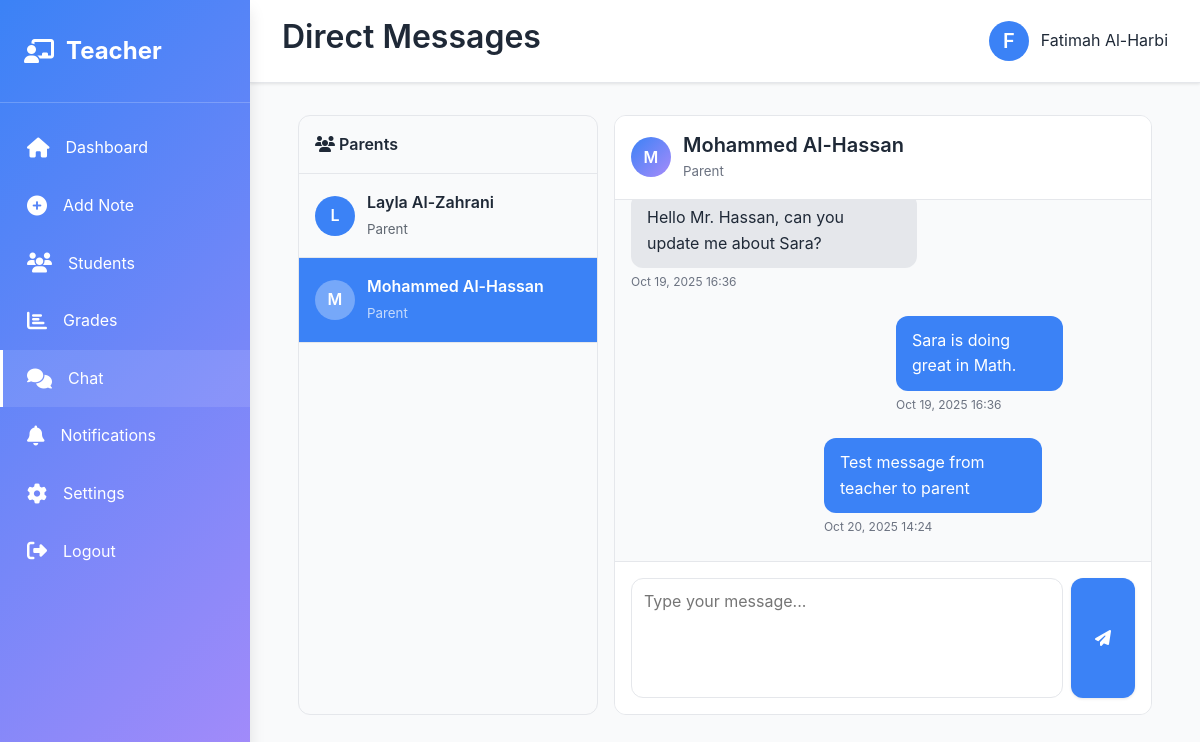
The app's page /teacher/chat.php?contact_id=6 (signed in) with its own data.
### tables this page shows
CREATE TABLE `users` (
  `id` int(11) NOT NULL,
  `username` varchar(100) NOT NULL,
  `password` varchar(255) NOT NULL,
  `email` varchar(100) NOT NULL,
  `full_name` varchar(150) NOT NULL,
  `role` enum('admin','teacher','counselor','parent','student') NOT NULL,
  `phone` varchar(20) DEFAULT NULL,
  `profile_picture` varchar(255) DEFAULT NULL,
  `created_at` timestamp NOT NULL DEFAULT current_timestamp(),
  `updated_at` timestamp NOT NULL DEFAULT current_timestamp() ON UPDATE current_timestamp(),
  `is_active` tinyint(4) DEFAULT 1
);

CREATE TABLE `messages` (
  `id` int(11) NOT NULL,
  `sender_id` int(11) NOT NULL,
  `receiver_id` int(11) NOT NULL,
  `message` text NOT NULL,
  `attachment_path` varchar(255) DEFAULT NULL,
  `is_read` tinyint(4) DEFAULT 0,
  `created_at` timestamp NOT NULL DEFAULT current_timestamp()
);

### includes/functions.php (called while the page is built, shortened)
<?php
function formatDateTime($datetime) {
    return date('M d, Y H:i', strtotime($datetime));
}
?>

### teacher/chat.php (the view, shortened to what this page needs)
<?php
require_once '../includes/db_config.php';
require_once '../includes/functions.php';
$user_id = $_SESSION['user_id'];
$full_name = $_SESSION['full_name'];
$contacts_query = "SELECT DISTINCT u.id, u.full_name, u.role
                FROM users u
                WHERE u.role = 'parent'
                ORDER BY u.full_name";
$contacts_stmt = $conn->prepare($contacts_query);
$contacts_stmt->execute();
$contacts_result = $contacts_stmt->get_result();
$contacts = [];
while ($row = $contacts_result->fetch_assoc()) {
    $contacts[] = $row;
}
$selected_contact_id = isset($_GET['contact_id']) ? (int)$_GET['contact_id'] : 0;
$selected_contact = null;
$messages = [];
if ($selected_contact_id > 0) {
    foreach ($contacts as $contact) {
        if ($contact['id'] == $selected_contact_id) {
            $selected_contact = $contact;
            break;
        }
    }
    if ($selected_contact) {
        $messages_query = "SELECT m.*, u.full_name, u.role
                        FROM messages m
                        JOIN users u ON m.sender_id = u.id
                        WHERE (m.sender_id = ? AND m.receiver_id = ?)
                            OR (m.sender_id = ? AND m.receiver_id = ?)
                        ORDER BY m.created_at ASC";
        $messages_stmt = $conn->prepare($messages_query);
        $messages_stmt->bind_param("iiii", $user_id, $selected_contact_id, $selected_contact_id, $user_id);
        $messages_stmt->execute();
        $messages_result = $messages_stmt->get_result();
        while ($row = $messages_result->fetch_assoc()) {
            $messages[] = $row;
        }
    }
}
?>
<!DOCTYPE html>
<html lang="en">
<head>
    <link rel="stylesheet" href="/student_portal/assets/css/style.css">
    <link rel="stylesheet" href="https://cdnjs.cloudflare.com/ajax/libs/font-awesome/6.4.0/css/all.min.css">
</head>
<body>
    <div class="dashboard-container">
        <aside class="sidebar">
            <div class="sidebar-logo">
                <i class="fa-solid fa-chalkboard-user"></i>
                <span>Teacher</span>
            </div>
            <nav>
                <ul class="sidebar-menu">
                    <li><a href="/student_portal/teacher/dashboard.php"><i class="fas fa-home"></i> Dashboard</a></li>
                    <li><a href="/student_portal/teacher/add_note.php"><i class="fas fa-plus-circle"></i> Add Note</a></li>
                    <li><a href="/student_portal/teacher/students.php"><i class="fas fa-users"></i> Students</a></li>
                    <li><a href="/student_portal/teacher/grades.php"><i class="fas fa-chart-bar"></i> Grades</a></li>
                    <li><a href="/student_portal/teacher/chat.php" class="active"><i class="fas fa-comments"></i> Chat</a></li>
                    <li><a href="/student_portal/teacher/notifications.php"><i class="fas fa-bell"></i> Notifications</a></li>
                    <li><a href="/student_portal/teacher/settings.php"><i class="fas fa-cog"></i> Settings</a></li>
                    <li><a href="/student_portal/logout.php"><i class="fas fa-sign-out-alt"></i> Logout</a></li>
                </ul>
            </nav>
        </aside>
        <div class="main-content">
            <header class="header">
                <div class="header-left">
                    <h2>Direct Messages</h2>
                </div>
                <div class="header-right">
                    <div class="user-profile">
                        <div class="profile-picture"><?php echo strtoupper(substr($full_name, 0, 1)); ?></div>
                        <span><?php echo htmlspecialchars($full_name); ?></span>
                    </div>
                </div>
            </header>
            <div class="content">
                <div class="container">
                    <div class="chat-container">
                        <div class="contacts-list">
                            <div style="padding: 1rem; border-bottom: 1px solid var(--border-color); font-weight: 600;">
                                <i class="fas fa-users"></i> Parents
                            </div>
                            <?php if (!empty($contacts)): ?>
                                <?php foreach ($contacts as $contact): ?>
                                    <div class="contact-item <?php echo $contact['id'] == $selected_contact_id ? 'active' : ''; ?>"
                                        onclick="location.href='/student_portal/teacher/chat.php?contact_id=<?php echo $contact['id']; ?>'">
                                        <div style="display: flex; align-items: center; gap: 0.75rem;">
                                            <div style="width: 40px; height: 40px; border-radius: 50%; background-color: <?php echo $contact['id'] == $selected_contact_id ? 'rgba(255,255,255,0.3)' : 'var(--primary-color)'; ?>; color: white; display: flex; align-items: center; justify-content: center; font-weight: 600; flex-shrink: 0;">
                                                <?php echo strtoupper(substr($contact['full_name'], 0, 1)); ?>
                                            </div>
                                            <div style="flex: 1; min-width: 0;">
                                                <div style="font-weight: 600; white-space: nowrap; overflow: hidden; text-overflow: ellipsis;">
                                                    <?php echo htmlspecialchars($contact['full_name']); ?>
                                                </div>
                                                <small style="opacity: 0.7;">
                                                    Parent
                                                </small>
                                            </div>
                                        </div>
                                    </div>
                                <?php endforeach; ?>
                            <?php else: ?>
                                <div style="padding: 1rem; text-align: center; color: var(--text-light);">
                                    No parents available
                                </div>
                            <?php endif; ?>
                        </div>
                        <?php if ($selected_contact): ?>
                            <div class="chat-area">
                                <div class="chat-header">
                                    <div style="display: flex; align-items: center; gap: 0.75rem;">
                                        <div style="width: 40px; height: 40px; border-radius: 50%; background: linear-gradient(135deg, var(--primary-color), var(--secondary-color)); color: white; display: flex; align-items: center; justify-content: center; font-weight: 600;">
                                            <?php echo strtoupper(substr($selected_contact['full_name'], 0, 1)); ?>
                                        </div>
                                        <div>
                                            <h4 style="margin: 0;"><?php echo htmlspecialchars($selected_contact['full_name']); ?></h4>
                                            <small style="color: var(--text-light);">Parent</small>
                                        </div>
                                    </div>
                                </div>
                                <div class="messages-area" id="messagesArea" data-receiver-id="<?php echo $selected_contact['id']; ?>">
                                    <?php if (!empty($messages)): ?>
                                        <?php foreach ($messages as $msg): ?>
                                            <div class="message <?php echo $msg['sender_id'] == $user_id ? 'sent' : 'received'; ?>">
                                                <div>
                                                    <div class="message-content">
                                                        <?php echo htmlspecialchars($msg['message']); ?>
                                                    </div>
                                                    <div class="message-time">
                                                        <?php echo formatDateTime($msg['created_at']); ?>
                                                    </div>
                                                </div>
                                            </div>
                                        <?php endforeach; ?>
                                    <?php endif; ?>
                                </div>
                                <div class="chat-input-area">
                                <form class="message-form" style="display: flex; gap: 0.5rem; width: 100%;">
                                        <textarea name="message_text" placeholder="Type your message..." required></textarea>
                                        <button type="submit" class="btn btn-primary"><i class="fas fa-paper-plane"></i></button>
                                </form>
                                </div>
                            </div>
                        <?php endif; ?>
                    </div>
                </div>
            </div>
        </div>
    </div>
</body>
</html>

### assets/css/style.css (style rules this page uses)
:root { --primary-color: #3B82F6; --secondary-color: #A78BFA; --background-color: #F9FAFB; --text-color: #1F2937; --text-light: #6B7280; --border-color: #E5E7EB; --success-color: #10B981; --warning-color: #F59E0B; --danger-color: #EF4444; --shadow: 0 1px 3px rgba(0, 0, 0, 0.1); --shadow-md: 0 4px 6px rgba(0, 0, 0, 0.1); --shadow-lg: 0 10px 15px rgba(0, 0, 0, 0.1); --border-radius: 12px; --transition: all 0.3s ease; }
* { margin: 0; padding: 0; box-sizing: border-box; }
html, body { height: 100%; }
body { font-family: 'Poppins', -apple-system, BlinkMacSystemFont, 'Segoe UI', sans-serif; background-color: var(--background-color); color: var(--text-color); line-height: 1.6; }
h1, h2, h3, h4, h5, h6 { font-weight: 600; line-height: 1.3; margin-bottom: 0.5rem; }
h2 { font-size: 2rem; }
h4 { font-size: 1.25rem; }
a { color: var(--primary-color); text-decoration: none; transition: var(--transition); }
.btn { display: inline-block; padding: 0.75rem 1.5rem; border: none; border-radius: var(--border-radius); font-size: 1rem; font-weight: 500; cursor: pointer; transition: var(--transition); text-align: center; text-decoration: none; font-family: inherit; }
.btn-primary { background-color: var(--primary-color); color: white; box-shadow: var(--shadow); }
input[type="text"], input[type="email"], input[type="password"], input[type="number"], input[type="date"], input[type="datetime-local"], select, textarea { width: 100%; padding: 0.75rem; border: 1px solid var(--border-color); border-radius: var(--border-radius); font-family: inherit; font-size: 1rem; transition: var(--transition); }
textarea { resize: vertical; min-height: 120px; }
.dashboard-container { display: flex; height: 100vh; overflow: hidden; }
.sidebar { width: 250px; background: linear-gradient(135deg, var(--primary-color) 0%, var(--secondary-color) 100%); color: white; padding: 2rem 0; overflow-y: auto; box-shadow: var(--shadow-lg); position: fixed; height: 100vh; left: 0; top: 0; z-index: 1000; }
.sidebar-logo { padding: 0 1.5rem 2rem; display: flex; align-items: center; gap: 0.75rem; font-size: 1.5rem; font-weight: 700; margin-bottom: 1rem; border-bottom: 1px solid rgba(255, 255, 255, 0.2); }
.sidebar-menu { list-style: none; }
.sidebar-menu li { margin: 0; }
.sidebar-menu a { display: flex; align-items: center; gap: 1rem; padding: 1rem 1.5rem; color: white; text-decoration: none; transition: var(--transition); border-left: 3px solid transparent; }
.sidebar-menu a:hover, .sidebar-menu a.active { background-color: rgba(255, 255, 255, 0.1); border-left-color: white; }
.sidebar-menu i { font-size: 1.25rem; }
.main-content { margin-left: 250px; flex: 1; display: flex; flex-direction: column; overflow: hidden; }
.header { background-color: white; border-bottom: 1px solid var(--border-color); padding: 1rem 2rem; display: flex; justify-content: space-between; align-items: center; box-shadow: var(--shadow); }
.header-left { display: flex; align-items: center; gap: 1rem; }
.header-right { display: flex; align-items: center; gap: 1.5rem; }
.user-profile { display: flex; align-items: center; gap: 0.75rem; }
.profile-picture { width: 40px; height: 40px; border-radius: 50%; background-color: var(--primary-color); display: flex; align-items: center; justify-content: center; color: white; font-weight: 600; font-size: 1.25rem; }
.content { flex: 1; overflow-y: auto; padding: 2rem; }
.container { max-width: 1200px; margin: 0 auto; padding: 0 1rem; }
.message { display: flex; gap: 0.75rem; animation: fadeIn 0.3s ease; }
.message.sent { justify-content: flex-end; }
.message-time { font-size: 0.75rem; color: var(--text-light); margin-top: 0.25rem; }

### records on screen
users: full_name "L", full_name "Layla Al-Zahrani"
users: full_name "M", full_name "Mohammed Al-Hassan"
messages: message "Hello Mr. Hassan, can you update me about Sara?", created_at "Oct 19, 2025 16:36"
messages: message "Sara is doing great in Math.", created_at "Oct 19, 2025 16:36"
messages: message "Test message from teacher to parent", created_at "Oct 20, 2025 14:24"

### other values on screen
substr($full_name, 0, 1) "F"
$full_name "Fatimah Al-Harbi"
